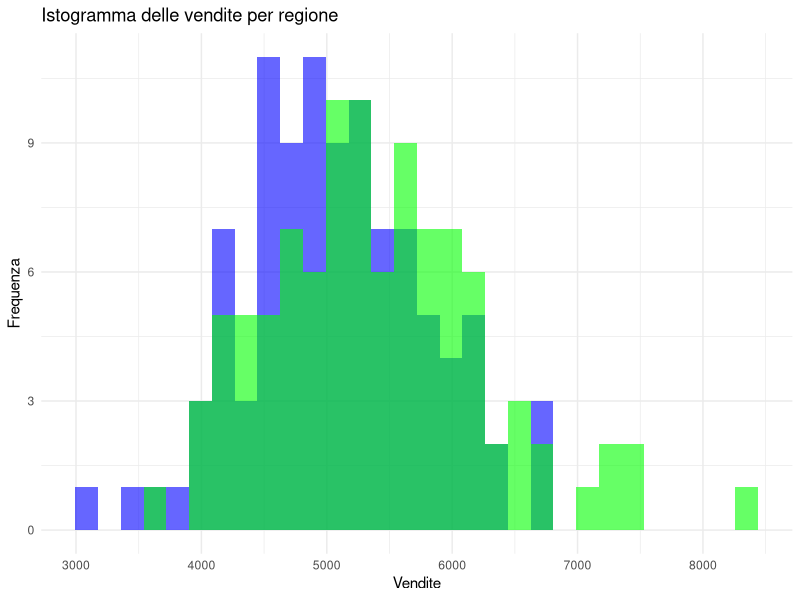
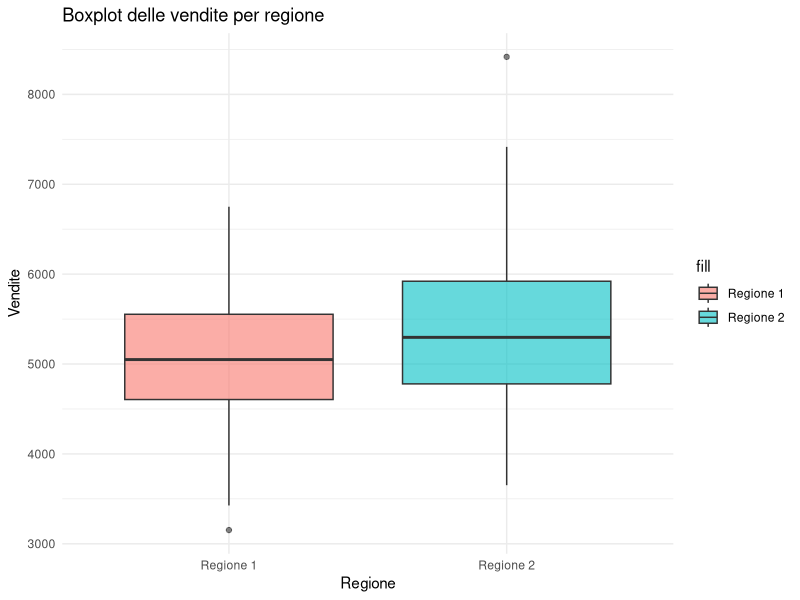
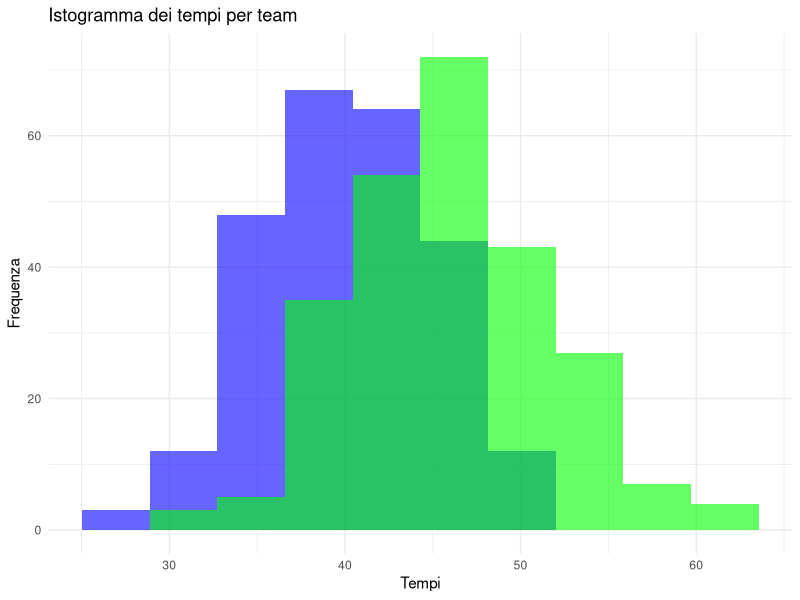
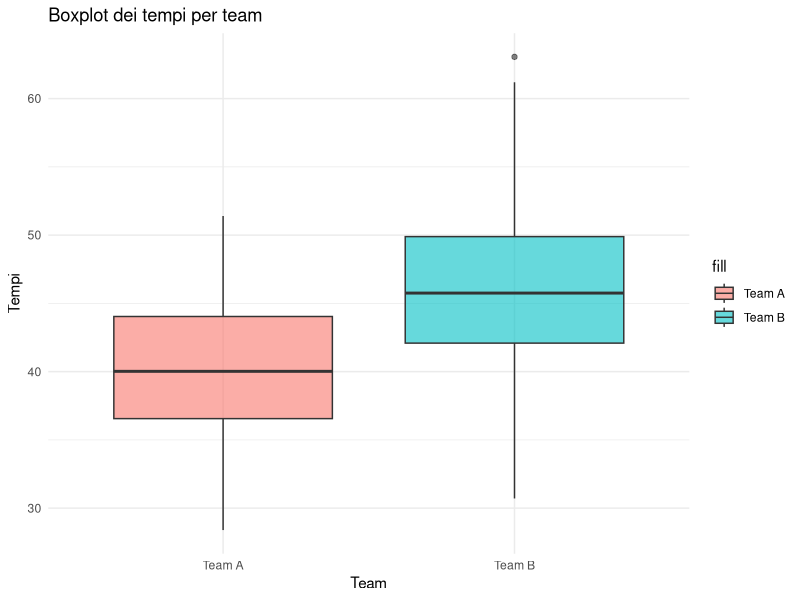
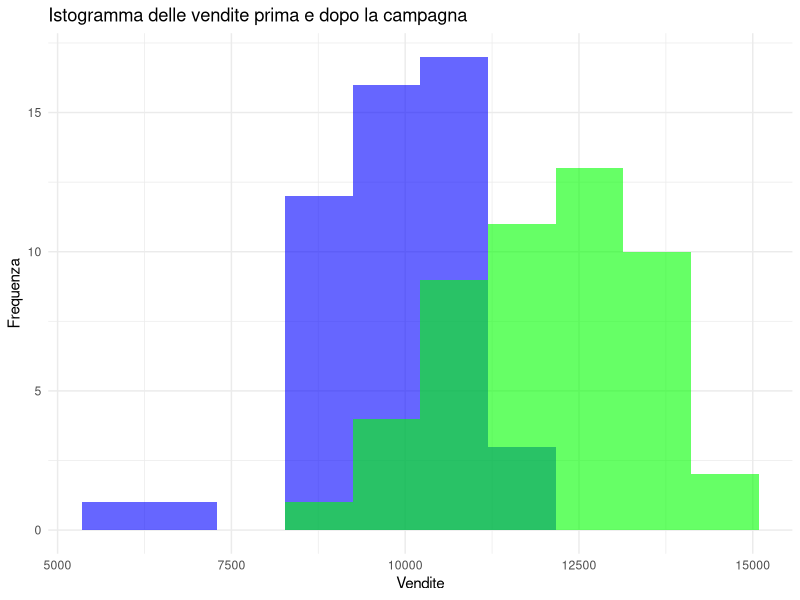
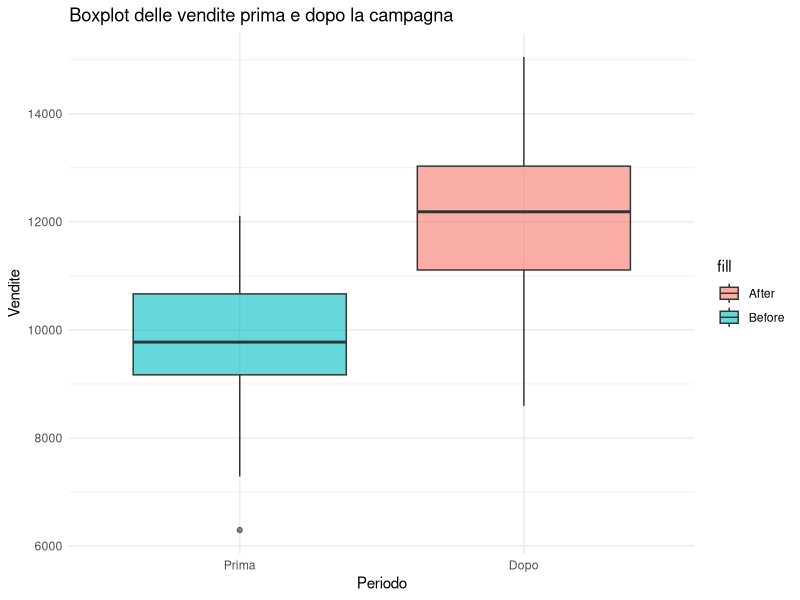

The R script that drew these images, in order:
# Carica il pacchetto necessario
library(ggplot2)

# --------------------------------------------------------------------------------
# 1. T-test con varianza non nota (unpaired)
# --------------------------------------------------------------------------------
# Scenario aziendale: Confronto delle vendite medie tra due regioni

# Dati simulati: vendite settimanali in due regioni
set.seed(123)
region1_sales <- rnorm(100, mean = 5000, sd = 800)  # Vendite Regione 1
region2_sales <- rnorm(100, mean = 5500, sd = 900)  # Vendite Regione 2

# t-test unpaired
t_test_sales <- t.test(region1_sales, region2_sales, paired = FALSE)
print(t_test_sales)

# Dataset
sales_data <- data.frame(
  Region1 = region1_sales,
  Region2 = region2_sales
)

# Grafico
ggplot() +
  geom_histogram(aes(x = sales_data$Region1), fill = "blue", alpha = 0.6) +
  geom_histogram(aes(x = sales_data$Region2), fill = "green", alpha = 0.6) +
  labs(title = "Istogramma delle vendite per regione", x = "Vendite", y = "Frequenza") +
  theme_minimal()

ggplot() +
  geom_boxplot(aes(x = factor(1), y = sales_data$Region1, fill = "Regione 1"), alpha = 0.6) +
  geom_boxplot(aes(x = factor(2), y = sales_data$Region2, fill = "Regione 2"), alpha = 0.6) +
  scale_x_discrete(labels = c("Regione 1", "Regione 2")) +
  labs(title = "Boxplot delle vendite per regione", x = "Regione", y = "Vendite") +
  theme_minimal()

# Descrizione:
# - **Istogramma**: Visualizza la distribuzione delle vendite per ciascuna regione.
# - **Boxplot**: Mostra la mediana, la variabilità e i valori atipici per ciascuna regione.

# --------------------------------------------------------------------------------
# 2. T-test per due popolazioni non matched (unpaired)
# --------------------------------------------------------------------------------
# Scenario aziendale: Confronto del tempo medio di completamento di due team

# Dati simulati: tempi di completamento in minuti per due team
set.seed(456)
teamA_times <- rnorm(250, mean = 40, sd = 5)  # Team A
teamB_times <- rnorm(250, mean = 45, sd = 6)  # Team B

# t-test non paired
t_test_times <- t.test(teamA_times, teamB_times, paired = FALSE)
print(t_test_times)

# Dataset
times_data <- data.frame(
  TeamA = teamA_times,
  TeamB = teamB_times
)

# Grafico
ggplot() +
  geom_histogram(aes(x = times_data$TeamA), fill = "blue", alpha = 0.6, bins = 10) +
  geom_histogram(aes(x = times_data$TeamB), fill = "green", alpha = 0.6, bins = 10) +
  labs(title = "Istogramma dei tempi per team", x = "Tempi", y = "Frequenza") +
  theme_minimal()

ggplot() +
  geom_boxplot(aes(x = factor(1), y = times_data$TeamA, fill = "Team A"), alpha = 0.6) +
  geom_boxplot(aes(x = factor(2), y = times_data$TeamB, fill = "Team B"), alpha = 0.6) +
  scale_x_discrete(labels = c("Team A", "Team B")) +
  labs(title = "Boxplot dei tempi per team", x = "Team", y = "Tempi") +
  theme_minimal()

# Descrizione:
# - **Istogramma**: Visualizza la distribuzione dei tempi medi di completamento per ciascun team.
# - **Boxplot**: Mostra la mediana e la variabilità dei tempi per ciascun team.

# --------------------------------------------------------------------------------
# 3. T-test per due popolazioni matched (paired)
# --------------------------------------------------------------------------------
# Scenario aziendale: Confronto delle vendite prima e dopo una campagna di marketing

# Dati simulati: vendite prima e dopo la campagna
set.seed(789)
sales_before <- rnorm(50, mean = 10000, sd = 1200)  # Prima della campagna
sales_after <- rnorm(50, mean = 12000, sd = 1300)   # Dopo la campagna

# t-test paired
t_test_campaign <- t.test(sales_before, sales_after, paired = TRUE)
print(t_test_campaign)

# Dataset
campaign_data <- data.frame(
  Before = sales_before,
  After = sales_after
)

# Grafico
ggplot() +
  geom_histogram(aes(x = campaign_data$Before), fill = "blue", alpha = 0.6, bins = 10) +
  geom_histogram(aes(x = campaign_data$After), fill = "green", alpha = 0.6, bins = 10) +
  labs(title = "Istogramma delle vendite prima e dopo la campagna", x = "Vendite", y = "Frequenza") +
  theme_minimal()

ggplot() +
  geom_boxplot(aes(x = factor(1), y = campaign_data$Before, fill = "Before"), alpha = 0.6) +
  geom_boxplot(aes(x = factor(2), y = campaign_data$After, fill = "After"), alpha = 0.6) +
  scale_x_discrete(labels = c("Prima", "Dopo")) +
  labs(title = "Boxplot delle vendite prima e dopo la campagna", x = "Periodo", y = "Vendite") +
  theme_minimal()

# Descrizione:
# - **Istogramma**: Mostra la distribuzione delle vendite prima e dopo la campagna.
# - **Boxplot**: Confronta la mediana e la variabilità delle vendite nei due periodi.
